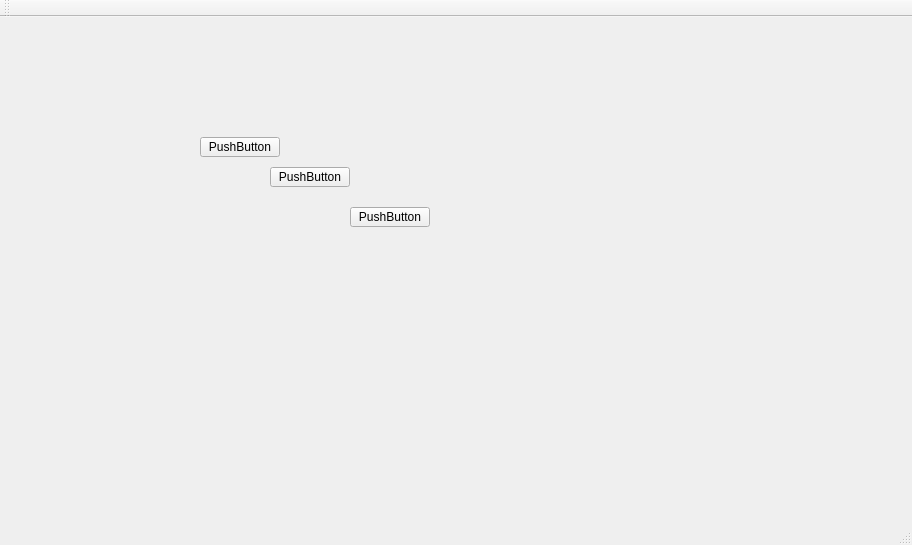
<?xml version="1.0" encoding="UTF-8"?>
<ui version="4.0">
 <class>viewer01Class</class>
 <widget class="QMainWindow" name="viewer01Class">
  <property name="geometry">
   <rect>
    <x>0</x>
    <y>0</y>
    <width>912</width>
    <height>545</height>
   </rect>
  </property>
  <property name="windowTitle">
   <string>viewer01</string>
  </property>
  <widget class="QWidget" name="centralWidget">
   <widget class="QPushButton" name="pushButton">
    <property name="geometry">
     <rect>
      <x>200</x>
      <y>120</y>
      <width>80</width>
      <height>20</height>
     </rect>
    </property>
    <property name="text">
     <string>PushButton</string>
    </property>
   </widget>
   <widget class="QPushButton" name="pushButton_2">
    <property name="geometry">
     <rect>
      <x>270</x>
      <y>150</y>
      <width>80</width>
      <height>20</height>
     </rect>
    </property>
    <property name="text">
     <string>PushButton</string>
    </property>
   </widget>
   <widget class="QPushButton" name="pushButton_3">
    <property name="geometry">
     <rect>
      <x>350</x>
      <y>190</y>
      <width>80</width>
      <height>20</height>
     </rect>
    </property>
    <property name="text">
     <string>PushButton</string>
    </property>
   </widget>
  </widget>
  <widget class="QMenuBar" name="menuBar">
   <property name="geometry">
    <rect>
     <x>0</x>
     <y>0</y>
     <width>912</width>
     <height>22</height>
    </rect>
   </property>
  </widget>
  <widget class="QToolBar" name="mainToolBar">
   <attribute name="toolBarArea">
    <enum>TopToolBarArea</enum>
   </attribute>
   <attribute name="toolBarBreak">
    <bool>false</bool>
   </attribute>
  </widget>
  <widget class="QStatusBar" name="statusBar"/>
 </widget>
 <layoutdefault spacing="6" margin="11"/>
 <resources>
  <include location="viewer01.qrc"/>
 </resources>
 <connections/>
</ui>
